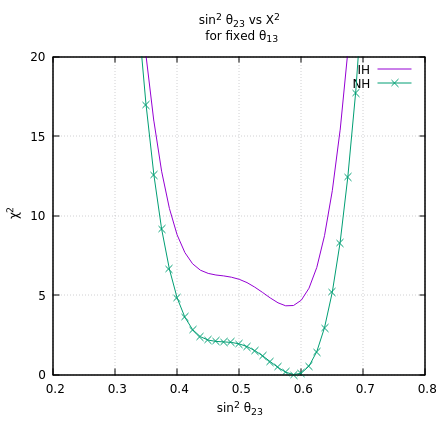

Recreate this plot in gnuplot.
#!/usr/local/bin/gnuplot -persist
#
#    
#    	G N U P L O T
#    	Version 5.4 patchlevel 0    last modified 2020-07-13 
#    
#    	Copyright (C) 1986-1993, 1998, 2004, 2007-2020
#    	Thomas Williams, Colin Kelley and many others
#    
#    	gnuplot home:     http://www.gnuplot.info
#    	faq, bugs, etc:   type "help FAQ"
#    	immediate help:   type "help"  (plot window: hit 'h')
# set terminal qt 0 font "Sans,9"
# set output
unset clip points
set clip one
unset clip two
unset clip radial
set errorbars front 1.000000 
set border 31 front lt black linewidth 1.000 dashtype solid
set zdata 
set ydata 
set xdata 
set y2data 
set x2data 
set boxwidth
set boxdepth 0
set style fill  empty border
set style rectangle back fc  bgnd fillstyle   solid 1.00 border lt -1
set style circle radius graph 0.02 
set style ellipse size graph 0.05, 0.03 angle 0 units xy
set dummy x, y
set format x "% h" 
set format y "% h" 
set format x2 "% h" 
set format y2 "% h" 
set format z "% h" 
set format cb "% h" 
set format r "% h" 
set ttics format "% h"
set timefmt "%d/%m/%y,%H:%M"
set angles radians
set tics back
set grid nopolar
set grid xtics nomxtics ytics nomytics noztics nomztics nortics nomrtics \
 nox2tics nomx2tics noy2tics nomy2tics nocbtics nomcbtics
set grid layerdefault   lt 0 linecolor 0 linewidth 0.500,  lt 0 linecolor 0 linewidth 0.500
unset raxis
set theta counterclockwise right
set style parallel front  lt black linewidth 2.000 dashtype solid
set key notitle
set key fixed right top vertical Right noreverse enhanced autotitle nobox
set key noinvert samplen 4 spacing 1 width 0 height 0 
set key maxcolumns 0 maxrows 0
set key noopaque
unset label
unset arrow
unset style line
unset style arrow
set style histogram clustered gap 2 title textcolor lt -1
unset object
unset walls
set style textbox  transparent margins  1.0,  1.0 border  lt -1 linewidth  1.0
set offsets 0, 0, 0, 0
set pointsize 1
set pointintervalbox 1
set encoding utf8
unset polar
unset parametric
unset spiderplot
unset decimalsign
unset micro
unset minussign
set view 60, 30, 1, 1
set view azimuth 0
set rgbmax 255
set samples 100, 100
set isosamples 10, 10
set surface 
unset contour
set cntrlabel  format '%8.3g' font '' start 5 interval 20
set mapping cartesian
set datafile separator whitespace
set datafile nocolumnheaders
unset hidden3d
set cntrparam order 4
set cntrparam linear
set cntrparam levels 5
set cntrparam levels auto
set cntrparam firstlinetype 0 unsorted
set cntrparam points 5
set size ratio 0 1,1
set origin 0,0
set style data points
set style function lines
unset xzeroaxis
unset yzeroaxis
unset zzeroaxis
unset x2zeroaxis
unset y2zeroaxis
set xyplane relative 0.5
set tics scale  1, 0.5, 1, 1, 1
set mxtics default
set mytics default
set mztics default
set mx2tics default
set my2tics default
set mcbtics default
set mrtics default
set nomttics
set xtics border in scale 1,0.5 mirror norotate  autojustify
set xtics  norangelimit autofreq 
set ytics border in scale 1,0.5 mirror norotate  autojustify
set ytics  norangelimit autofreq 
set ztics border in scale 1,0.5 nomirror norotate  autojustify
set ztics  norangelimit autofreq 
unset x2tics
unset y2tics
set cbtics border in scale 1,0.5 mirror norotate  autojustify
set cbtics  norangelimit autofreq 
set rtics axis in scale 1,0.5 nomirror norotate  autojustify
set rtics  norangelimit autofreq 
unset ttics
set title "sin^2 {/symbol q}_{23} vs {/symbol C}^2 \n for fixed {/symbol q}_{13}" 
set title  font "" textcolor lt -1 norotate
set timestamp bottom 
set timestamp "" 
set timestamp  font "" textcolor lt -1 norotate
set trange [ * : * ] noreverse nowriteback
set urange [ * : * ] noreverse nowriteback
set vrange [ * : * ] noreverse nowriteback
set xlabel "sin^2 {/symbol q}_{23}" 
set xlabel  font "" textcolor lt -1 norotate
set x2label "" 
set x2label  font "" textcolor lt -1 norotate
set xrange [ 0.200000 : 0.800000 ] noreverse writeback
set x2range [ 0.200000 : 0.800000 ] noreverse writeback
set ylabel "{/symbol c}^2" 
set ylabel  font "" textcolor lt -1 rotate
set y2label "" 
set y2label  font "" textcolor lt -1 rotate
set yrange [ -4.44089e-16 : 20.0000 ] noreverse writeback
set y2range [ * : * ] noreverse writeback
set zlabel "" 
set zlabel  font "" textcolor lt -1 norotate
set zrange [ * : * ] noreverse writeback
set cblabel "" 
set cblabel  font "" textcolor lt -1 rotate
set cbrange [ * : * ] noreverse writeback
set rlabel "" 
set rlabel  font "" textcolor lt -1 norotate
set rrange [ * : * ] noreverse writeback
unset logscale
unset jitter
set zero 1e-08
set lmargin  -1
set bmargin  -1
set rmargin  -1
set tmargin  -1
set locale "es_MX.UTF-8"
set pm3d explicit at s
set pm3d scansautomatic
set pm3d interpolate 1,1 flush begin noftriangles noborder corners2color mean
set pm3d clip z 
set pm3d nolighting
set palette positive nops_allcF maxcolors 0 gamma 1.5 color model RGB 
set palette rgbformulae 7, 5, 15
set colorbox default
set colorbox vertical origin screen 0.9, 0.2 size screen 0.05, 0.6 front  noinvert bdefault
set style boxplot candles range  1.50 outliers pt 7 separation 1 labels auto unsorted
set loadpath 
set fontpath
set psdir
set fit brief errorvariables nocovariancevariables errorscaling prescale nowrap v5
GNUTERM = "qt"
VoxelDistance = 9.00500479207635e-308
## Last datafile plotted: "sin2t23_vs_chi_skt13fxd2018nh.dat"
plot 'sin2t23_vs_chi_skt13fxd2018ih.dat' title 'IH' w l , 'sin2t23_vs_chi_skt13fxd2018nh.dat' title 'NH' w lp
#    EOF
